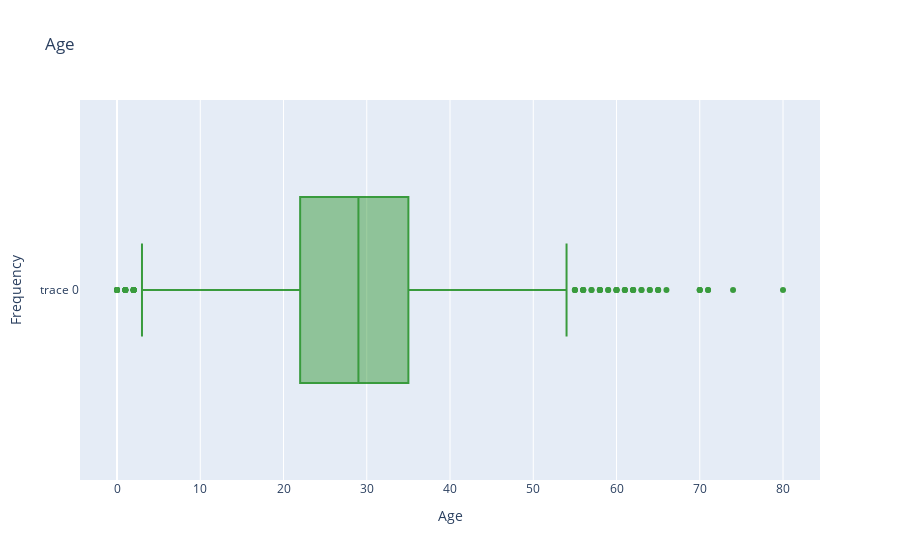

The code cell stored with this chart in its notebook:
### Code cell
# box plot Age column
print('Median = ',df['Age'].median())

age_data = df['Age']
trace = go.Box(
    x = age_data,  
    marker_color='green',  
    opacity=0.75
)
layout = go.Layout(
    title='Age',
    xaxis=dict(title='Age'),
    yaxis=dict(title='Frequency')
)
fig = go.Figure(data=[trace], layout=layout)
fig.show()

### Figure 1 — Plotly figure (JSON) as saved in the notebook; plotly's stock layout.template omitted (floating-point values rounded to 4 significant figures; data arrays with more than 128 entries replaced by an {"elided": "..."} marker saying what was removed)
{"data": [{"marker": {"color": "green"}, "opacity": 0.75, "type": "box", "x": {"elided": "891 int values"}}], "layout": {"title": {"text": "Age"}, "xaxis": {"title": {"text": "Age"}}, "yaxis": {"title": {"text": "Frequency"}}}}
